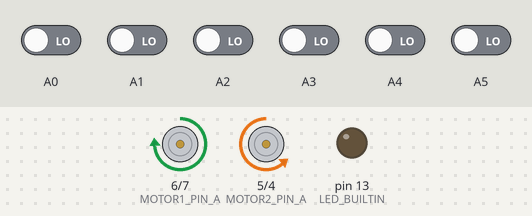
Bench run of a sketch on a simulated Arduino Uno, built with avr-gcc and run on an emulated ATmega328P. On the bench: motor-driver pin pairs drawn as motors (green arrow = first pin HIGH = forward, orange = second pin HIGH = backward, longer = more drive, scaled by the enable pin), output pins drawn as LEDs (lit = HIGH). The test bench sets the inputs (shaded band); at power-on: A0–5 LOW.

Above: at 11.7 s.
11.8 s: A2 driven HIGH
At 12.9 s:
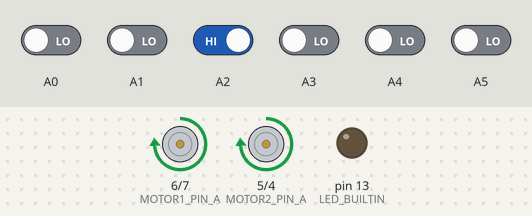
13.3 s: A5 driven HIGH
At 14.1 s:
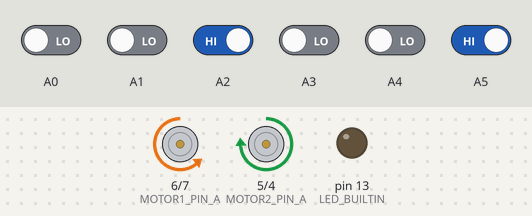
14.8 s: A5 driven LOW
At 15.2 s:
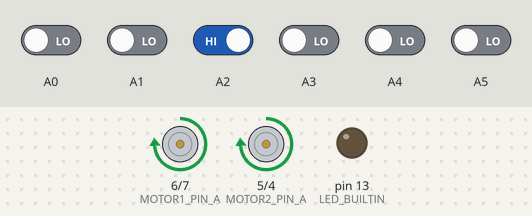
16.3 s: A0 driven HIGH
At 17.5 s:
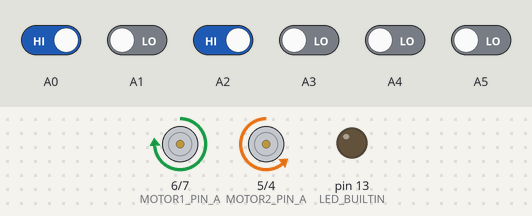
Timing chart, 0 to 18.8 s (numbered marks = the images above; inputs shaded):
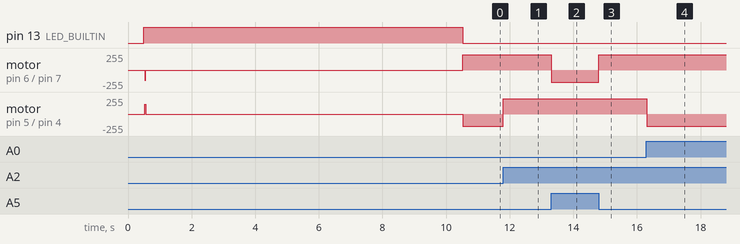

The sketch:

lineFollower.ino
```cpp
#include <QTRSensors.h>

// Motor control pins
const int MOTOR1_PIN_A = 6;
const int MOTOR1_PIN_B = 7;
const int MOTOR2_PIN_A = 5;
const int MOTOR2_PIN_B = 4;

// Motor enable pins
const int MOTOR1_ENABLE = 11;
const int MOTOR2_ENABLE = 10;

// Timing and speed constants
const int MOTORS_ACTIVE_INTERVAL = 270;
const int MOTOR_INACTIVE_DELAY = 100;
const int INITIAL_MOTOR_SPEED = 150;
const int MAX_MOTOR_SPEED = 255;
const int MIN_MOTOR_SPEED = -180;
const int BASE_MOTOR_SPEED = 230;

// PID controller constants and variables
const int PID_ERROR_THRESHOLD = 18;
const int PID_ERROR_RANGE_MIN = -50;
const int PID_ERROR_RANGE_MAX = 50;
float kp = 25;
float ki = 0;
float kd = 6;
int p = 0;
int i = 0;
int d = 0;
int error = 0;
int lastError = 0;

// Line sensor constants and variables
const int SENSOR_COUNT = 6;
int sensorValues[SENSOR_COUNT];
int sensors[SENSOR_COUNT] = { 0, 0, 0, 0, 0, 0 };
const int LINE_SENSOR_RANGE_MIN = 0;
const int LINE_SENSOR_RANGE_MAX = 5000;

// Calibration constants and variables
const int CALIBRATION_ITERATIONS = 400;
unsigned long lastMotorsActivation = 0;
unsigned long lastMotorsInactivation = 0;
bool shouldResumeMotorsSpeed = true;
int currentMotorsSpeed = INITIAL_MOTOR_SPEED;
int newMotorsSpeed;
int baseSpeed = BASE_MOTOR_SPEED;

int m1Speed = 0;
int m2Speed = 0;

QTRSensors qtr;

void setup() {
  // Initialize motor control pins
  pinMode(MOTOR1_PIN_A, OUTPUT);
  pinMode(MOTOR1_PIN_B, OUTPUT);
  pinMode(MOTOR2_PIN_A, OUTPUT);
  pinMode(MOTOR2_PIN_B, OUTPUT);
  pinMode(MOTOR1_ENABLE, OUTPUT);
  pinMode(MOTOR2_ENABLE, OUTPUT);

  // Initialize sensor array
  qtr.setTypeRC();
  qtr.setSensorPins((const uint8_t[]){ A0, A1, A2, A3, A4, A5 }, SENSOR_COUNT);
  delay(500);

  pinMode(LED_BUILTIN, OUTPUT);
  // Turn on Arduino's LED to indicate we are in calibration mode
  digitalWrite(LED_BUILTIN, HIGH);
  // Calibrate the sensor
  calibrate();
  // Turn off Arduino's LED after calibration
  digitalWrite(LED_BUILTIN, LOW);
}

void loop() {
  pidControl();
  constrainMotorSpeed();
  setMotorSpeed(m1Speed, m2Speed);
}

// Autocalibrate the line sensor by moving the robot left and right
void calibrate() {
  for (uint16_t i = 0; i < CALIBRATION_ITERATIONS; i++) {
    qtr.calibrate();
    setMotorSpeed(-currentMotorsSpeed, currentMotorsSpeed);

    if (millis() - lastMotorsActivation >= MOTORS_ACTIVE_INTERVAL) {
      lastMotorsActivation = millis();
      // Stop the motors
      currentMotorsSpeed = 0;
      // Save the following motors speed and set it after a small interval
      newMotorsSpeed = -currentMotorsSpeed;
      // Reset the variables needed to start the waiting interval before setting the new motors speed
      lastMotorsInactivation = millis();
      shouldResumeMotorsSpeed = true;
    }

    // Wait a small interval before chaging the motors directions
    if (millis() - lastMotorsInactivation > MOTOR_INACTIVE_DELAY && shouldResumeMotorsSpeed){
      shouldResumeMotorsSpeed = false;
      currentMotorsSpeed = newMotorsSpeed;
    }
  }
}

// Calculate PID value based on error, kp, kd, ki, p, i and d
// and adjust motor speeds
void pidControl() {
  int error = -map(qtr.readLineBlack(sensorValues), LINE_SENSOR_RANGE_MIN, LINE_SENSOR_RANGE_MAX, PID_ERROR_RANGE_MIN, PID_ERROR_RANGE_MAX);
  if(abs(error) < PID_ERROR_THRESHOLD) {
    error = 0;
  }
  p = error;
  i = i + error;
  d = error - lastError;
  int motorSpeed = kp * p + ki * i + kd * d;  // = error in this case
  m1Speed = baseSpeed;
  m2Speed = baseSpeed;

  // Adjust motor speeds based on PID control
  if (error < 0) {
    m1Speed += motorSpeed;
  } else if (error > 0) {
    m2Speed -= motorSpeed;
  }
}

// Constrain motor speeds to the set limits
void constrainMotorSpeed(){
  m1Speed = constrain(m1Speed, MIN_MOTOR_SPEED, MAX_MOTOR_SPEED);
  m2Speed = constrain(m2Speed, MIN_MOTOR_SPEED, MAX_MOTOR_SPEED);
}

// Each arguments takes values between -255 and 255. The negative values represent the motor speed
void setMotorSpeed(int motor1Speed, int motor2Speed) {
  // Control motor 1
  if (motor1Speed == 0) {
    digitalWrite(MOTOR1_PIN_A, LOW);
    digitalWrite(MOTOR1_PIN_B, LOW);
  } else {
    digitalWrite(MOTOR1_PIN_A, motor1Speed > 0);
    digitalWrite(MOTOR1_PIN_B, motor1Speed < 0);
  }
  analogWrite(MOTOR1_ENABLE, abs(motor1Speed));

  // Control motor 2
  if (motor2Speed == 0) {
    digitalWrite(MOTOR2_PIN_A, LOW);
    digitalWrite(MOTOR2_PIN_B, LOW);
  } else {
    digitalWrite(MOTOR2_PIN_A, motor2Speed > 0);
    digitalWrite(MOTOR2_PIN_B, motor2Speed < 0);
  }
  analogWrite(MOTOR2_ENABLE, abs(motor2Speed));
}
```

Measured:
- after the input at 11.8 s, motor on pin 5 (MOTOR2_PIN_A) / pin 4 (MOTOR2_PIN_B): backward 180/255 → forward 230/255 at once
- after the input at 13.3 s, motor on pin 6 (MOTOR1_PIN_A) / pin 7 (MOTOR1_PIN_B): forward 230/255 → backward 180/255 at once
- after the input at 14.8 s, motor on pin 6 (MOTOR1_PIN_A) / pin 7 (MOTOR1_PIN_B): backward 180/255 → forward 230/255 at once
- after the input at 16.3 s, motor on pin 5 (MOTOR2_PIN_A) / pin 4 (MOTOR2_PIN_B): forward 230/255 → backward 180/255 at once
